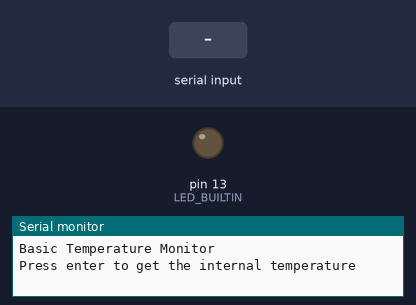
This sketch was run on a simulated Arduino Uno, built with avr-gcc and run on an emulated ATmega328P. Shown: output pins drawn as LEDs (lit = HIGH), the last lines printed to the serial monitor. Inputs (shaded band) come from the test bench.

Above: at 1.2 s.
1.3 s: "read\n" received over Serial
At 2.1 s:
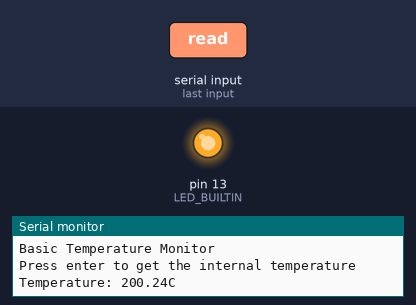
Timing chart, 0 to 4.3 s (numbered marks = the images above; inputs shaded):
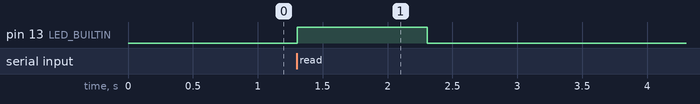

The sketch:

temperature_monitor.ino
```cpp
void setup() {
  Serial.begin(9600); // Inicializa la comunicación serie a 9600 baudios
  Serial.println("Basic Temperature Monitor");
  Serial.println("Press enter to get the internal temperature");
  pinMode(LED_BUILTIN, OUTPUT);
}

void loop() {
  if (Serial.available() > 0) {
    String msg = Serial.readStringUntil('\n'); // Leer hasta el carácter de nueva línea

    if (msg == "read") {
      int sensorValue = analogRead(A0);
      float voltage = sensorValue * (5.0 / 1023.0);
      float temperatureC = (voltage - 0.5) * 100.0;
      String output = "Temperature: " + String(temperatureC) + "C";
      Serial.println(output);
      digitalWrite(LED_BUILTIN, HIGH); // Encender el LED
      delay(1000); // Mantener el LED encendido por 1 segundo
      digitalWrite(LED_BUILTIN, LOW); // Apagar el LED
    }
  }
}
```

Measured:
- after the input at 1.3 s, pin 13 (LED_BUILTIN): LOW → HIGH at once, → LOW 1.0 s later
